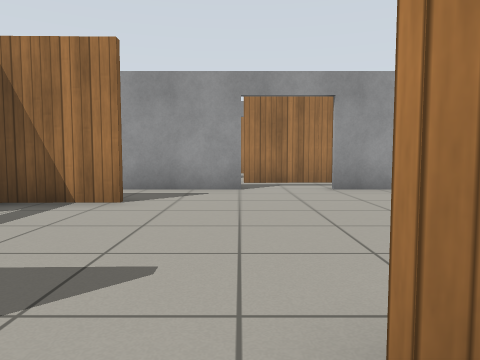
view 1 (above)

24 first-person views from a walk through a Gazebo world. The camera is 0.72 m above the floor, tilts 4° down and sees 70° across. The floor is counted in squares, 1 m on a side. Each view is taken from the middle of a square. On the plan, view 1 faces up. The plan holds only what a view shows up to about 11 squares ahead; the rest is blank. Gazebo's built-in surfaces are drawn with simple patterns.

view 2
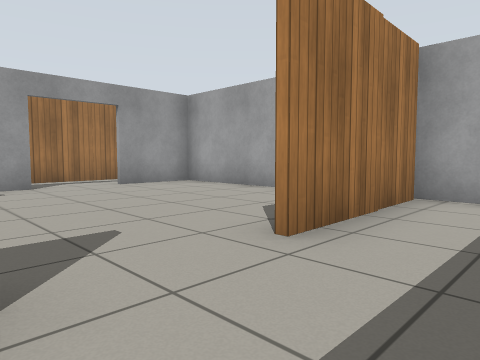

view 3
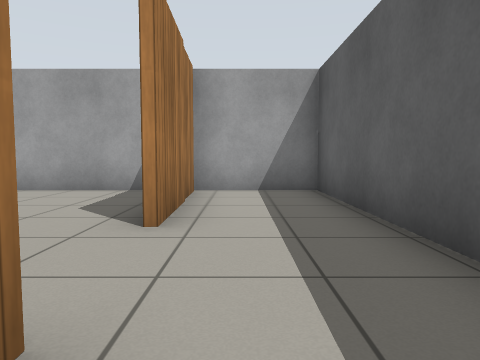

view 4
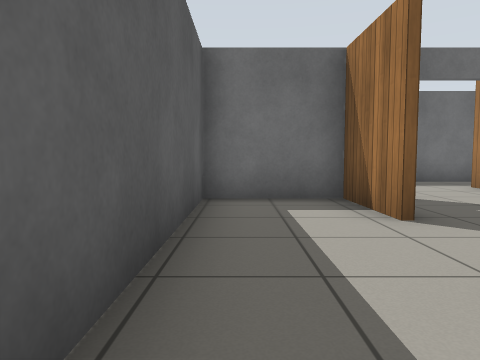

view 5
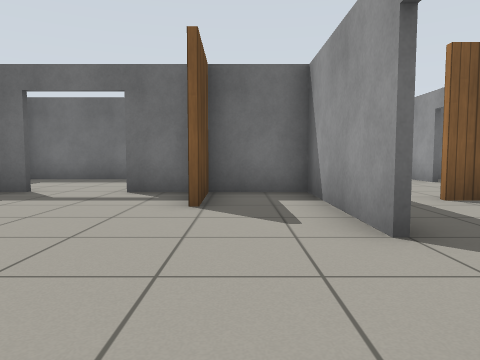

view 6
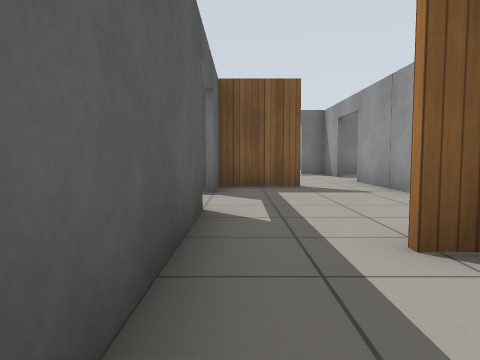

view 7
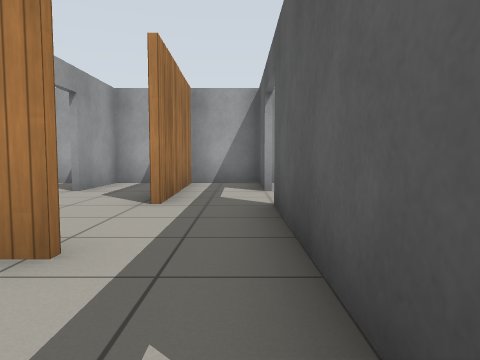

view 8
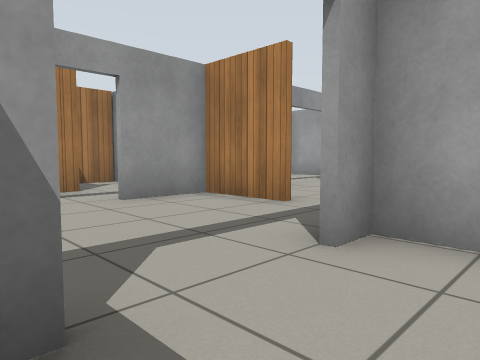

view 9
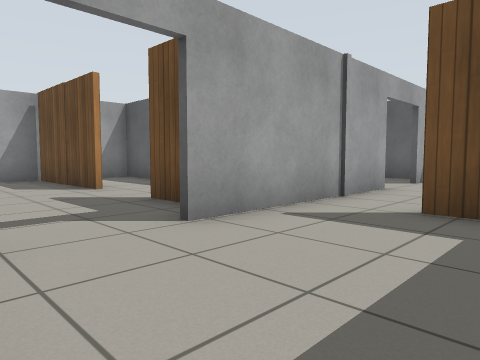

view 10
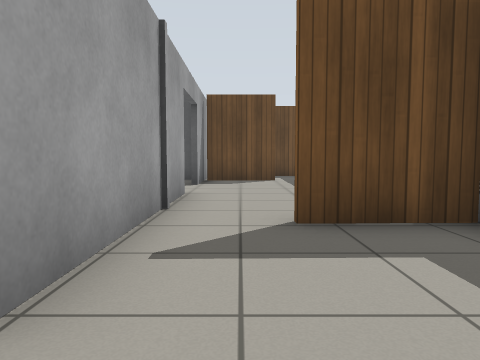

view 11
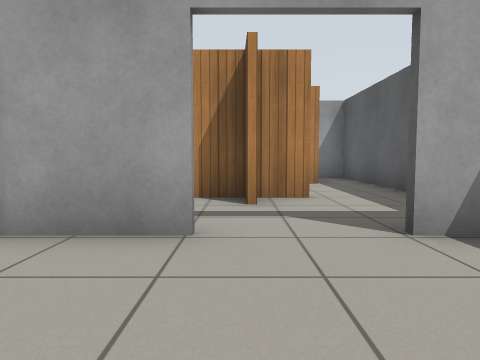

view 12
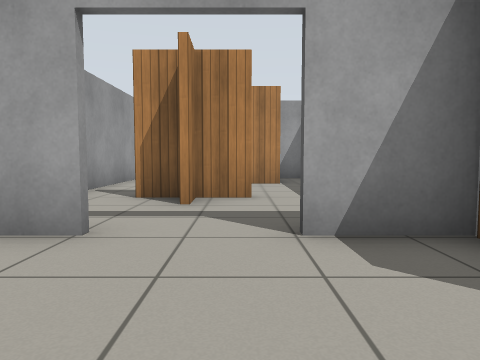

view 13
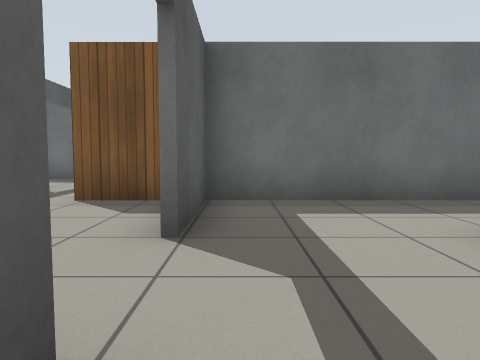

view 14
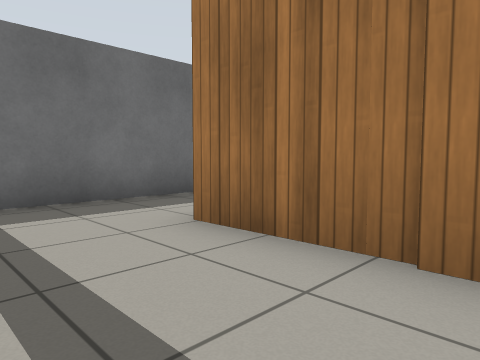

view 15
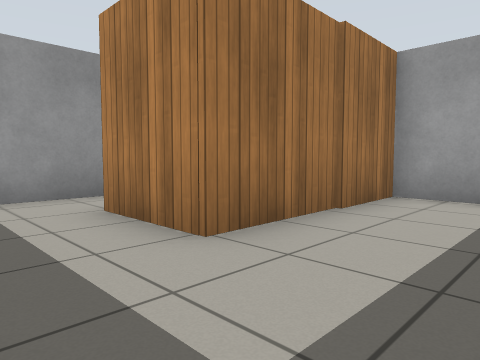

view 16
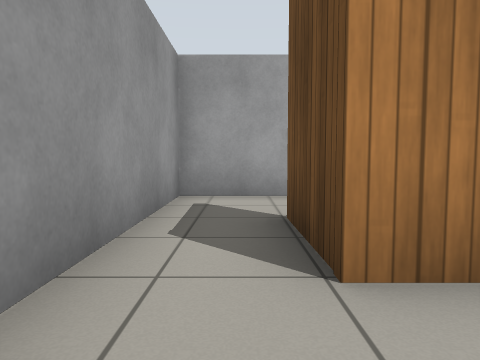

view 17
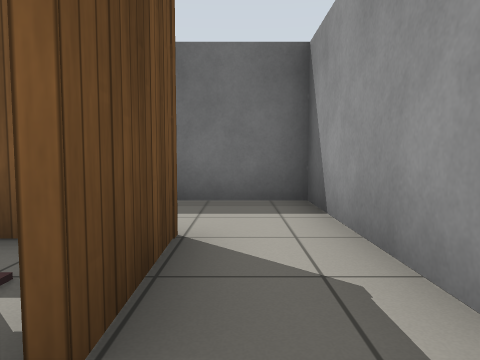

view 18
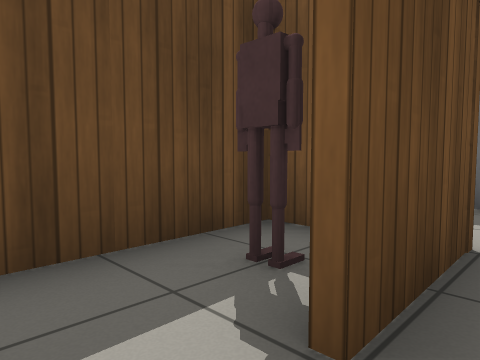

view 19
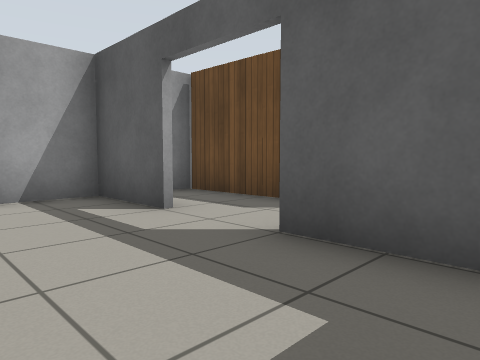

view 20
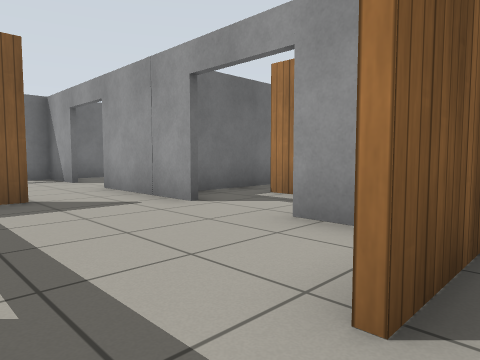

view 21
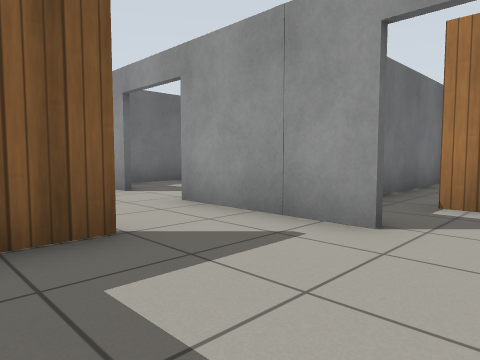

view 22
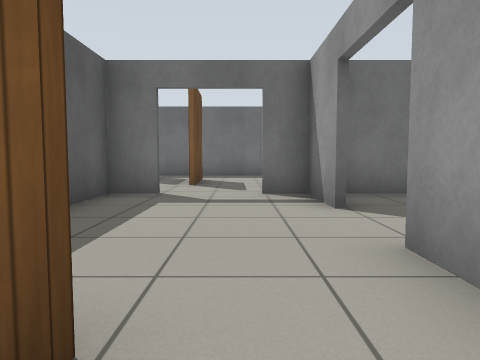

view 23
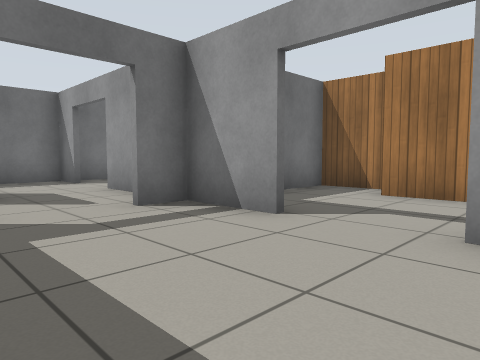

view 24
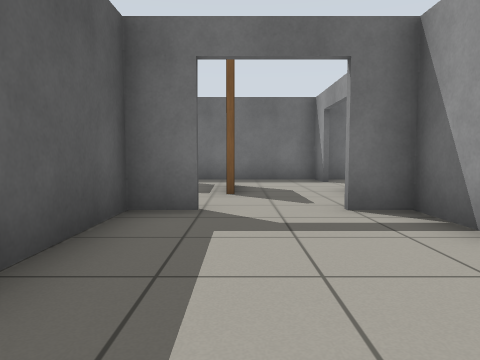

### Floor plan
Points are (right, up) in squares from view 1. A wall is a line through its corners. A room is listed if a view was taken in it or the views show most of it. See-through windows are left out.
Room 1 (views 1, 2, 3, 4)
walls: (-1.7, 0.8) (-3.9, 0.7); (4, 0.9) (0.4, 0.8); (-3.8, 1.9) (-3.8, -1.6); (-4.1, -1.6) (4.2, -1.6) (4.2, 1)
ways out: opening at (-0.5, 1) to room 2
Room 2 (view 5)
walls: (-1.8, 5.3) (-3.8, 5.2) (-3.8, 3.8); (0.4, 1) (4, 1.1); (0.1, 7.3) (-4.6, 7.3); (-2.6, 0.9) (-1.7, 0.9); (-3.8, 7.4) (-3.8, 5.4) (-1.8, 5.4); (4.2, 1) (4.2, 7.3) (2, 7.3)
ways out: opening at (-0.5, 1) to room 1; open door at (1, 7) to room 3; open door at (-4, 2.5) to room 4
Room 3 (views 6, 7, 20, 21, 22)
walls: (-2.7, 9.3) (-2.7, 11.5); (-2.5, 11) (-2.5, 9.2); (-4.6, 7.5) (0.1, 7.5); (-2.7, 11.3) (-4.5, 11.3); (-6.4, 11.3) (-8.6, 11.3); (1.6, 9.4) (4.1, 9.4); (-8, 9.5) (-8, 7.5) (-6.6, 7.5); (2, 7.5) (4.2, 7.5) (4.2, 10.9); (4.1, 9.3) (0.1, 9.3); (4.2, 11.3) (2, 11.3)
ways out: open door at (1, 7) to room 2; open door at (-5.5, 7) to room 4; open door at (1, 11) to room 6; opening at (-8, 10) to room 9; open door at (-5.5, 11) to room 12
Room 4 (views 8, 9, 10)
walls: (-7.6, 7.2) (-7.6, -0.6) (-5.6, -0.6); (-3.9, -1.4) (-3.9, 1.8)
ways out: open door at (-4, 2.5) to room 2; open door at (-5.5, 7) to room 3; opening at (-5, -1) to room 5
Room 5 (views 11, 12)
walls: (-3.9, -3.6) (-3.9, -1.4); (-6.1, -7.1) (-3.9, -7.1); (-3.9, -7.9) (-3.9, -5.5)
ways out: opening at (-5, -1) to room 4; open door at (-4, -4.5) to room 11
Room 6 (views 13, 14, 15, 19)
walls: (2, 11.5) (4.2, 11.5); (-2.7, 11.5) (0.1, 11.5); (-2.5, 16.4) (-2.5, 11.5); (4.2, 10.9) (4.2, 14.4) (-0.1, 14.3) (-0.1, 16.4)
ways out: open door at (1, 11) to room 3; opening at (-1.5, 15.5) to room 7
Room 7 (view 16)
walls: (-0.5, 18.1) (-2.5, 18.1) (-2.5, 16.4)
ways out: opening at (-1.5, 15.5) to room 6; opening at (0, 17) to room 8
Room 8 (views 17, 18)
walls: (-0.1, 16.4) (2, 16.5); (4.2, 16.1) (4.2, 18.1) (-0.5, 18.1); (0, 15.1) (0, 14.5) (2.7, 14.6)
ways out: opening at (0, 17) to room 7
objects: other object (1, 15) to (1, 16)
Room 9 (views 23, 24)
walls: (-11.6, 11.3) (-13.5, 11.3); (-13.5, 8.5) (-13.5, 7.5) (-11, 7.5); (-8.6, 11.3) (-9.8, 11.3)
ways out: opening at (-8, 10) to room 3; open door at (-10.5, 11) to room 10; open door at (-14, 9.5) to room 13
Room 10 (no view inside)
walls: (-10.2, 14.3) (-11.7, 14.3); (-11.9, 15.4) (-13.5, 15.4) (-13.5, 12)
ways out: open door at (-10.5, 11) to room 9
Room 11 (no view inside)
walls: (-1.8, -4.1) (-1.1, -4.1); (-1.1, -5.2) (-1.1, -3.1); (-3.6, -7.4) (-2.6, -7.4)
ways out: open door at (-4, -4.5) to room 5; opening at (-1, -6); gap at (-1, -3)
Room 12 (no view inside)
walls: (-4.3, 13.3) (-6.4, 13.2); (-2.7, 15.3) (-3.7, 15.3)
ways out: open door at (-5.5, 11) to room 3; opening at (-5.5, 12)
Room 13 (no view inside)
walls: (-15.3, 11.3) (-16.5, 11.3); (-17.5, 8.9) (-15.4, 8.9)
ways out: open door at (-14, 9.5) to room 9; opening at (-16.5, 10) to room 14; opening at (-15, 9)
Room 14 (no view inside)
walls: (-18.4, 11.3) (-19.5, 11.3) (-19.5, 8.6)
ways out: opening at (-16.5, 10) to room 13; opening at (-18.5, 9); open door at (-17.5, 11)

Where each view was taken, in squares from view 1:
view 1: 0 up, 0 right, facing up
view 2: 1 down, 2 left, facing up-right
view 3: 0 up, 3 left, facing right
view 4: 1 down, 2 right, facing left
view 5: 6 up, 3 right, facing left
view 6: 8 up, 0 right, facing left
view 7: 8 up, 5 left, facing right
view 8: 6 up, 7 left, facing up-right
view 9: 4 up, 7 left, facing down-right
view 10: 3 up, 5 left, facing down
view 11: 4 down, 7 left, facing right
view 12: 5 down, 7 left, facing right
view 13: 12 up, 3 right, facing left
view 14: 12 up, 3 right, facing up-left
view 15: 12 up, 2 left, facing up-right
view 16: 17 up, 2 left, facing right
view 17: 17 up, 3 right, facing left
view 18: 17 up, 3 right, facing down-left
view 19: 14 up, 2 left, facing down-right
view 20: 8 up, 2 left, facing up-left
view 21: 8 up, 5 left, facing up-left
view 22: 10 up, 7 left, facing left
view 23: 8 up, 9 left, facing up-left
view 24: 9 up, 9 left, facing left
